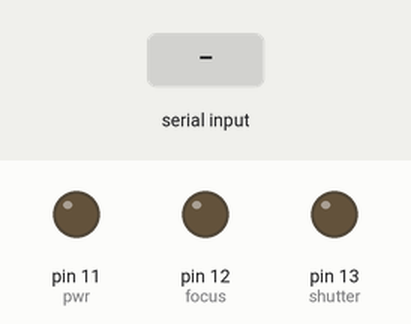
Recording of a sketch running on a simulated Arduino Uno, built with avr-gcc and run on an emulated ATmega328P. Parts: output pins drawn as LEDs (lit = HIGH). Inputs (shaded band) come from the test bench.

Above: at 1.2 s.
1.3 s: "pic" received over Serial
At 2.35 s:
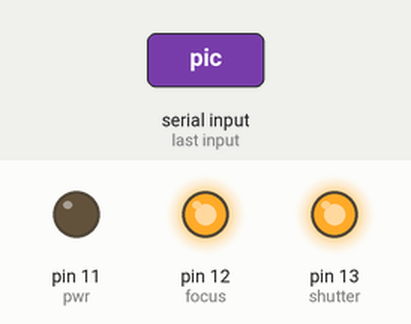
Timing chart, 0 to 4.3 s (numbered marks = the images above; inputs shaded):
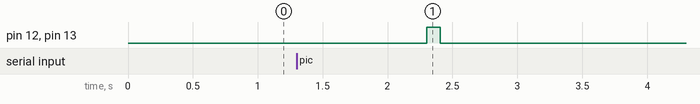

Measured:
- after the input at 1.3 s, pin 12 (focus), pin 13 (shutter): LOW → HIGH after 1.0 s, → LOW 0.10 s later

The sketch:

Camera_control.ino
```cpp
int shutter = 13; //Assign the base of the transistors to digital pins
int focus = 12;
int pwr = 11;
String command;

void setup() {
  // initialize the digital pin as an output.
  pinMode(shutter, OUTPUT);
  pinMode(focus, OUTPUT);
  pinMode(pwr, OUTPUT);

  Serial.begin(9600);
}

void loop() {

  while(Serial.available()==0){}
  command = Serial.readString();
  if (command == "pwr"){
    command = " ";
    powerOn();
  }
  if (command == "pic"){
    command = " ";
    takeImage();
    delay(5000);
  }
}

void powerOn(){
  digitalWrite(pwr, HIGH);    //PWR pin shorts to GND.
  delay(5000);                //wait 5 seconds for the camera to turn on.
  digitalWrite(pwr, LOW);
}

void takeImage(){
  digitalWrite(focus,HIGH);   //FOCUS pin shorts to GND.
  delay(2);
  digitalWrite(shutter,HIGH); //SHUTTER pin shorts to GND.
  delay(100);                  //Give time for camera to respond.
  digitalWrite(focus, LOW);
  digitalWrite(shutter, LOW);
}
```
